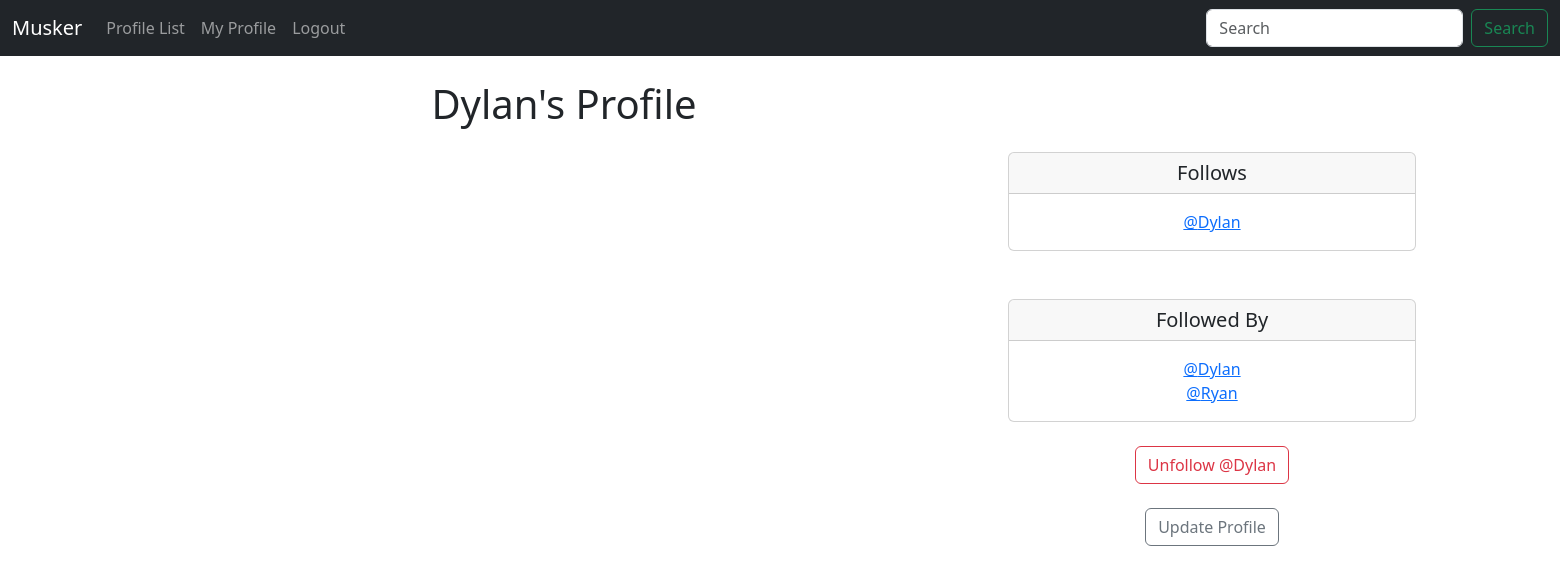
The app's page /profile/7 (signed in), older data.
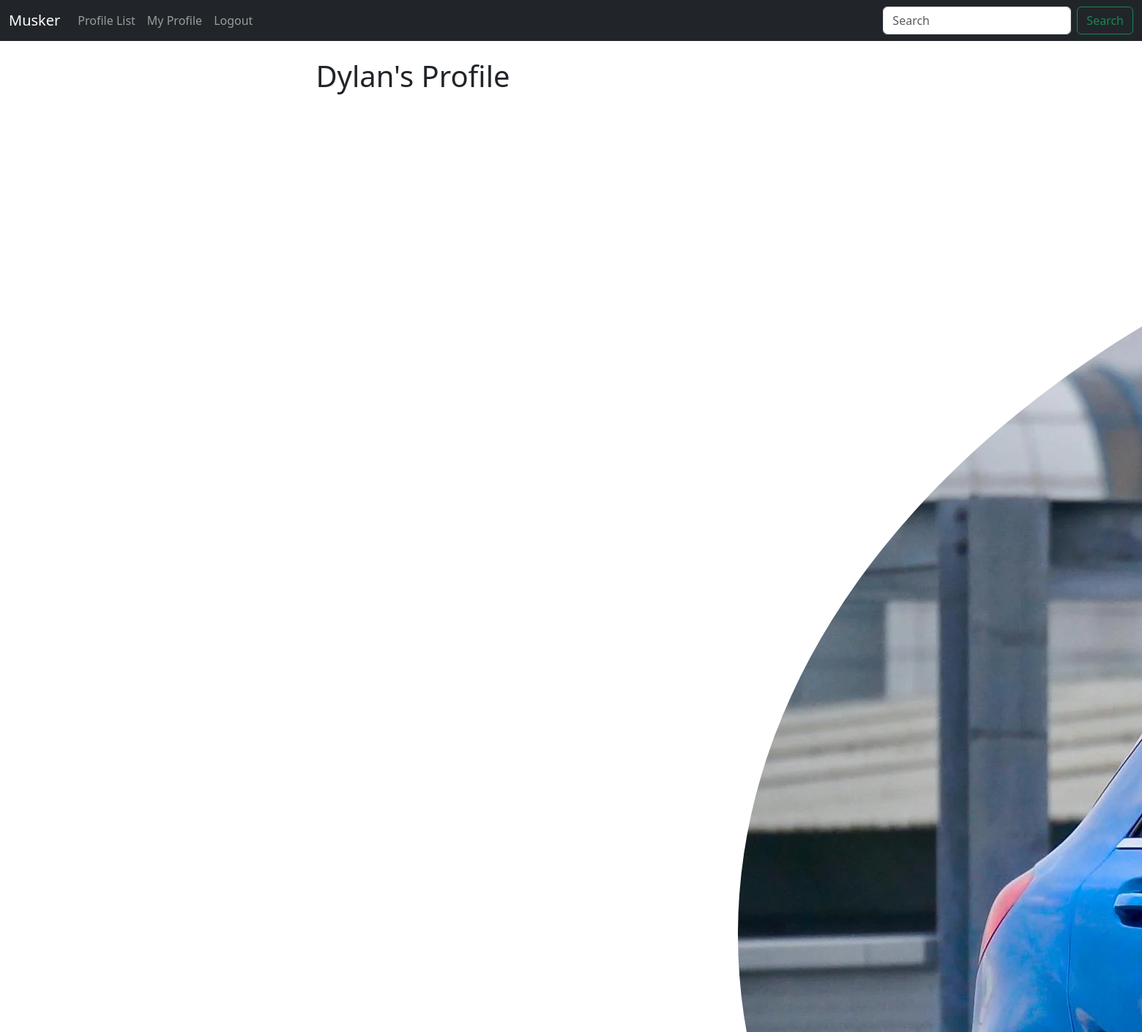
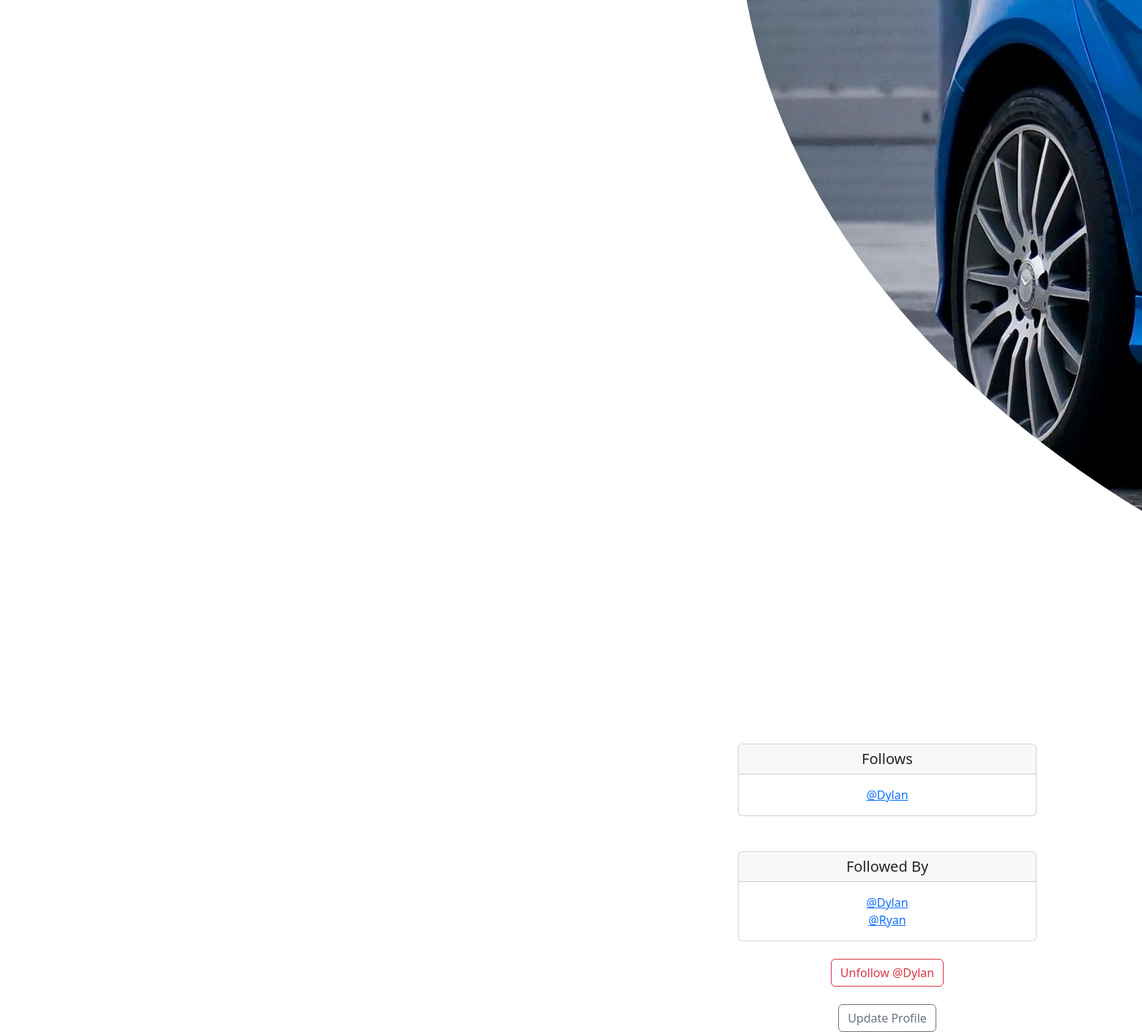
The same page, newer data (2 pictures, top to bottom).
### musker/models.py (models this page shows)
class Profile(models.Model):
    user = models.OneToOneField(User, on_delete=models.CASCADE)
    follows = models.ManyToManyField("self", related_name="followed_by", symmetrical=False, blank=True)
    date_modified = models.DateTimeField(User, auto_now=True)
    profile_image = models.ImageField(null=True, blank=True, upload_to="images/")
    def __str__(self):
        return self.user.username

### musker/views.py (the view, shortened to what this page needs)
# urls.py: path('profile/<int:pk>', views.profile, name='profile'),
def profile(request, pk):
    if request.user.is_authenticated:
        profile = Profile.objects.get(user_id=pk)
        meeps = Meep.objects.filter(user=pk).order_by("-created_at")
        return render(request, "profile.html", {"profile":profile, "meeps":meeps})
    else:
        messages.success(request, ("You Must Be Logged in To View this Page"))
        return redirect('home')

### musker/templates/profile.html (shortened to what this page needs)
{% extends 'base.html' %}
{% load static %}
{% block content %}
{% if profile %}
    <div class="container text-center">
        <div class="row">
            <div class="col-8">
                <h1>{{ profile.user.username}}'s Profile</h1>
                <br>
            </div>
            <div class="col-4">
                <br><br><br>
                {% if profile.profile_image %}
                <img src="{{ profile.profile_image.url }}" class="rounded-circle">
                <br><br>
                {% endif %}
                <div class="card">
                    <h5 class="card-header">Follows</h5>
                    <div class="card-body">
                      <p class="card-text"> {% for following in profile.follows.all %}
                        <a href="{% url 'profile' following.user.id %}">@{{ following }}</a><br>
                    {% endfor %}</p>
                    </div>
                  </div>
                <br><br>
                <div class="card">
                    <h5 class="card-header">Followed By</h5>
                    <div class="card-body">
                      <p class="card-text">
                        {% for following in profile.followed_by.all %}
                        <a href="{% url 'profile' following.user.id %}">@{{ following }}</a><br>
                        {% endfor %}</p>
                    </div>
                </div>
                <br>
                <form method=POST>
                {% if profile in user.profile.follows.all %}
                    <button class="btn btn-outline-danger" name="follow" value="unfollow" type="submit">Unfollow @{{ profile.user.username }}</button>
                {% else %}
                    <button class="btn btn-outline-success" name="follow" value="follow" type="submit">follow @{{ profile.user.username }}</button>
                {% endif %}
                </form>
                <br>
                {% if request.user.id == profile.user.id %}
                    <a href="{% url 'update_user' %}" class="btn btn-outline-secondary">Update Profile</a>
                {% endif %}
            </div>
        </div>
    </div>
{% endif %}
{% endblock %}

Row changes from the older to the newer data that the page shows:
changed Profile "Dylan": profile_image: picture added
